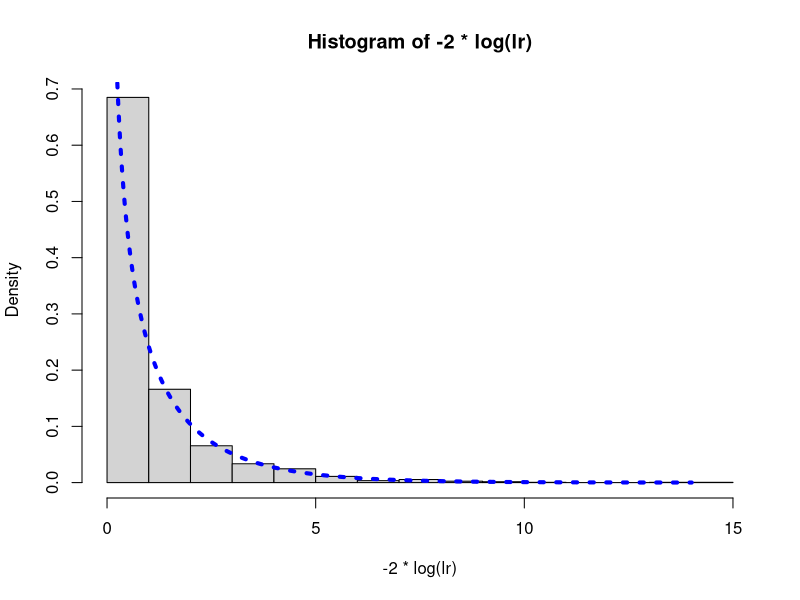
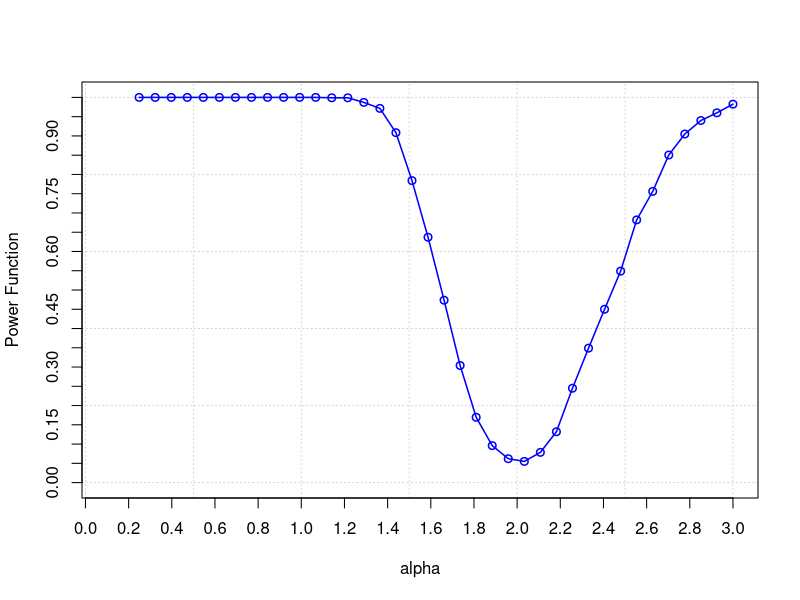
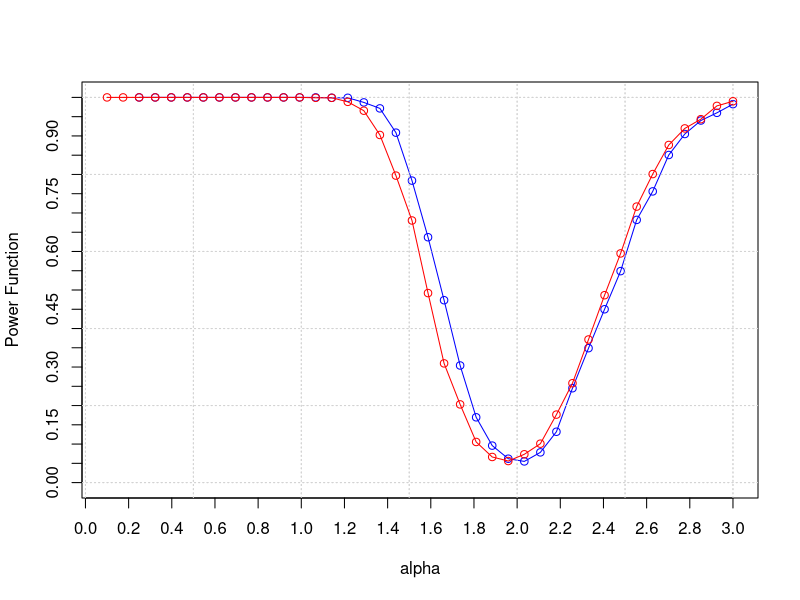
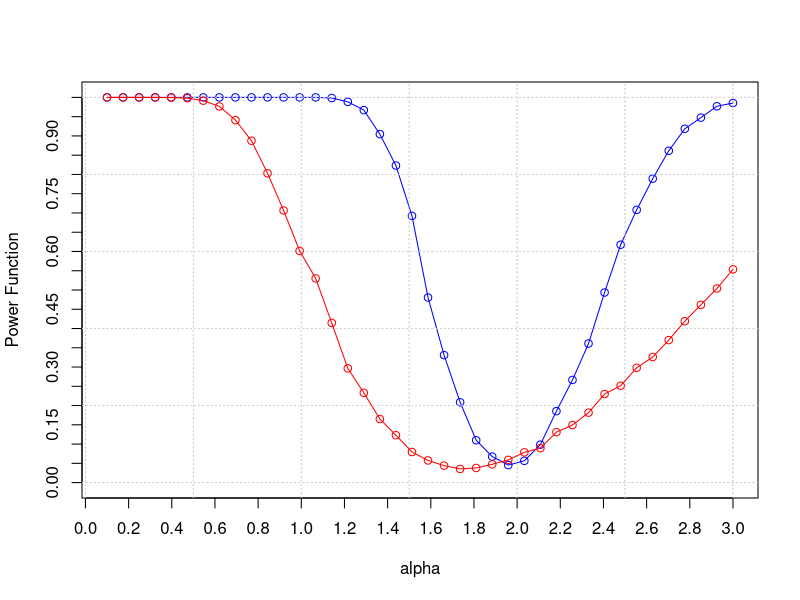
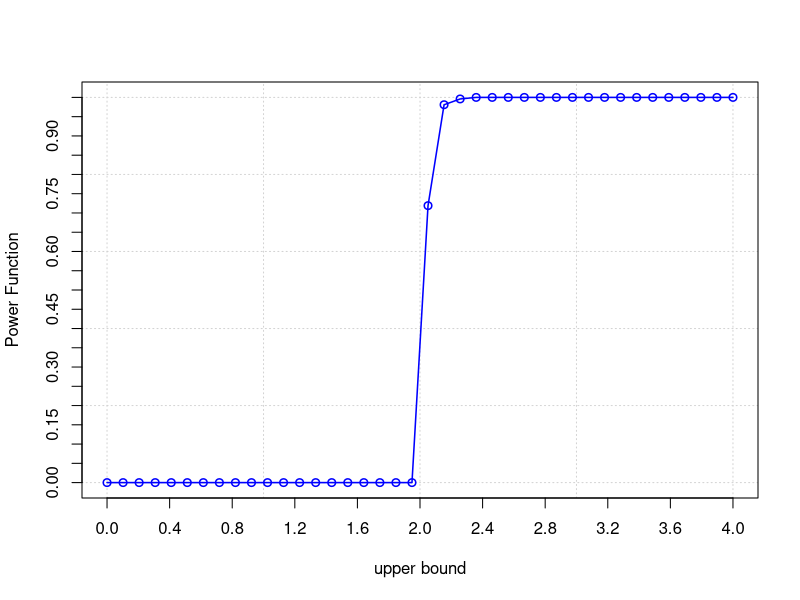
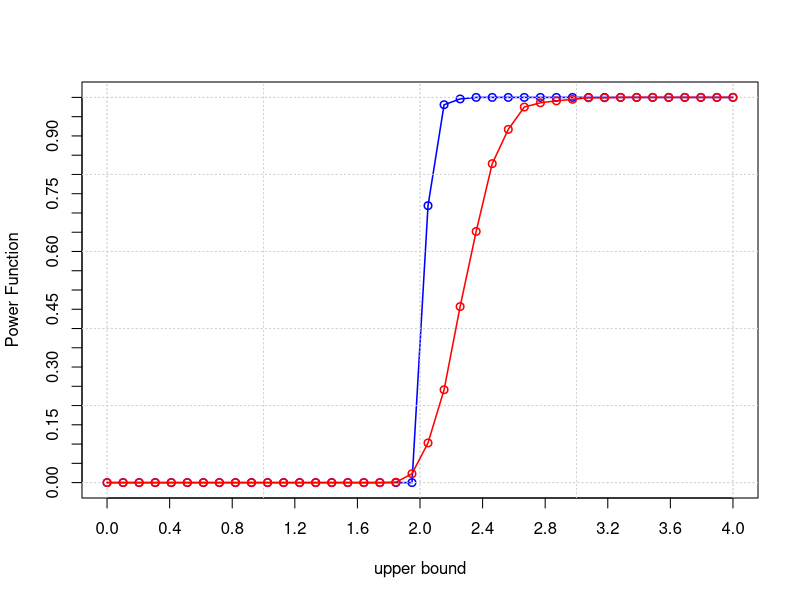

Write the R code that produced these figures, in order.
## ---- chunk 1
library(dplyr) 
library(tidyverse)
## ---- chunk 2
a0 <- 2 #null hypothesis
n <- 100 #sample size
s <- 2000 #number of simulations

#generate data
x <- matrix(rbeta(n*s, a0,1), nrow = n, ncol=s) 
#sample product for each column
m <- apply(x,2,prod) 

#Likelihood ratio test statistics across simulations
lr <- ((-a0*log(m)/n)^n)*m^(a0 + n/log(m))

#the exact critical value for a size-0.05 likelihood ratio test is:
c <- quantile(lr, c(0.05))

#compare to the asymptotic critical value
quantile(lr, c(0.05)) - exp(-qchisq(0.95,df=1)/2)
## ---- chunk 3
hist(-2*log(lr),breaks = 20, probability = TRUE) 

#comparing histogram with the pdf of chi-squared distribution
z <- seq(min(-2*log(lr)),max(-2*log(lr)),0.01)
lines(z,dchisq(z, 1),col="blue", lwd=4,lty="dotted")
## ---- chunk 4
a0<- 2
#support of the power function
support <- seq(from=0.1, to=3, length.out = 40) 

#stores the values of the power function
B <- vector('numeric')

for (a in support) {
  
  #generate data
  x <- matrix(rbeta(n*s, a,1), nrow = n, ncol=s) 
  #sample product for each column
  m <- apply(x,2,prod) 

  #Likelihood ratio test statistics across simulations
  lr <- ((-a0*log(m)/n)^n)*m^(a0 + n/log(m))

  #sum(lr<0.1465)/s is the fraction of simulations in which the null is rejected 
  B <- rbind(B,sum(lr<0.1465)/s)
  
}

plot(support, B, ylim = c(0,1),type = "o",col ="blue",ylab="Power Function",xlab = "alpha",lwd=1.5,panel.first=grid(),xaxp  = c(0, 3, 15),yaxp  = c(0, 1, 20))
## ---- chunk 5
a0 <- 2

#support of the power function
support <- seq(from=0.1, to=3, length.out = 40) 

#stores the values of the power function
B2 <- vector('numeric')

for (a in support) {
  
  #generate data
  x <- matrix(rbeta(n*s, a,1), nrow = n, ncol=s) 
  #sample mean for each column
  m <- apply(x,2,mean) 

  #Wald test statistics across simulations
  w <- sqrt(n)*(m/(1-m) - a0)/sqrt((a0*(1+a0)^2)/(2+a0))

  #sum(abs(w) > 1.96)/s) is the fraction of simulations in which the null is rejected 
  B2 <- rbind(B2,sum(abs(w) > 1.96)/s)
  
}

plot(support, B, ylim = c(0,1),type = "o",col ="blue",ylab="Power Function",xlab = "alpha",lwd=1,panel.first=grid(),xaxp  = c(0, 3, 15),yaxp  = c(0, 1, 20))

lines(support, B2, ylim = c(0,1),type = "o",col ="red",ylab="Power Function",xlab = "alpha",lwd=1,panel.first=grid(),xaxp  = c(0, 3, 15),yaxp  = c(0, 1, 20))
## ---- chunk 6
#support of the power function
support <- seq(from=0.1, to=3, length.out = 40) 

#stores the values of the power function
B1 <- vector('numeric')
B2 <- vector('numeric')
 
s <- 2000
n1 <- 20
n2 <- 100

for (a in support) {
  
  #generate data
  x1 <- matrix(rbeta(n1*s, a,1), nrow = n1, ncol=s) 
  x2 <- matrix(rbeta(n2*s, a,1), nrow = n2, ncol=s) 
  #sample mean for each column
  m1 <- apply(x1,2,mean) 
  m2 <- apply(x2,2,mean) 

  #Wald test statistics across simulations
  w1 <- sqrt(n1)*(m1/(1-m1) - a0)/sqrt((a0*(1+a0)^2)/(2+a0))
  w2 <- sqrt(n2)*(m2/(1-m2) - a0)/sqrt((a0*(1+a0)^2)/(2+a0))

  #sum(abs(w1) > 1.96)/s) is the fraction of simulations in which the null is rejected 
  B1 <- rbind(B1,sum(abs(w1) > 1.96)/s)
  B2 <- rbind(B2,sum(abs(w2) > 1.96)/s)
  
}

plot(support, B2, ylim = c(0,1),type = "o",col ="blue",ylab="Power Function",xlab = "alpha",lwd=1,panel.first=grid(),xaxp  = c(0, 3, 15),yaxp  = c(0, 1, 20))
lines(support, B1, ylim = c(0,1),type = "o",col ="red",ylab="Power Function",xlab = "alpha",lwd=1,panel.first=grid(),xaxp  = c(0, 3, 15),yaxp  = c(0, 1, 20))

## ---- chunk 7
#support of the power function
support <- seq(from=0, to=4, length.out = 40) 

#stores the values of the power function
B <- vector('numeric')
n <- 50
s <- 1000
theta0 <- 2

for (u in support) {
  
  #generate data
  x <- matrix(runif(n*s, 0,u), nrow = n, ncol=s) 
  #sample max for each column
  m <- apply(x,2,max) 

  B <- rbind(B,sum(m>theta0)/s)
  
}

plot(support, B, ylim = c(0,1),type = "o",col ="blue",ylab="Power Function",xlab = "upper bound",lwd=1.5,panel.first=grid(),xaxp  = c(0, 4, 10),yaxp  = c(0, 1, 20))
## ---- chunk 8
#support of the power function
support <- seq(from=0, to=4, length.out = 40) 

#stores the values of the power function
B2 <- vector('numeric')
n <- 50
s <- 1000
theta0 <- 2

for (u in support) {
  
  #generate data
  x <- matrix(runif(n*s, 0,u), nrow = n, ncol=s) 
  #sample max for each column
  m <- apply(x,2,mean) 

  w <- sqrt(n)*(2*m - theta0)/sqrt((theta0^2)/3)
  B2 <- rbind(B2,sum(w>1.64)/s)
  
}

plot(support, B, ylim = c(0,1),type = "o",col ="blue",ylab="Power Function",xlab = "upper bound",lwd=1.5,panel.first=grid(),xaxp  = c(0, 4, 10),yaxp  = c(0, 1, 20))
lines(support, B2, ylim = c(0,1),type = "o",col ="red",ylab="Power Function",xlab = "upper bound",lwd=1.5,panel.first=grid(),xaxp  = c(0, 4, 10),yaxp  = c(0, 1, 20))
